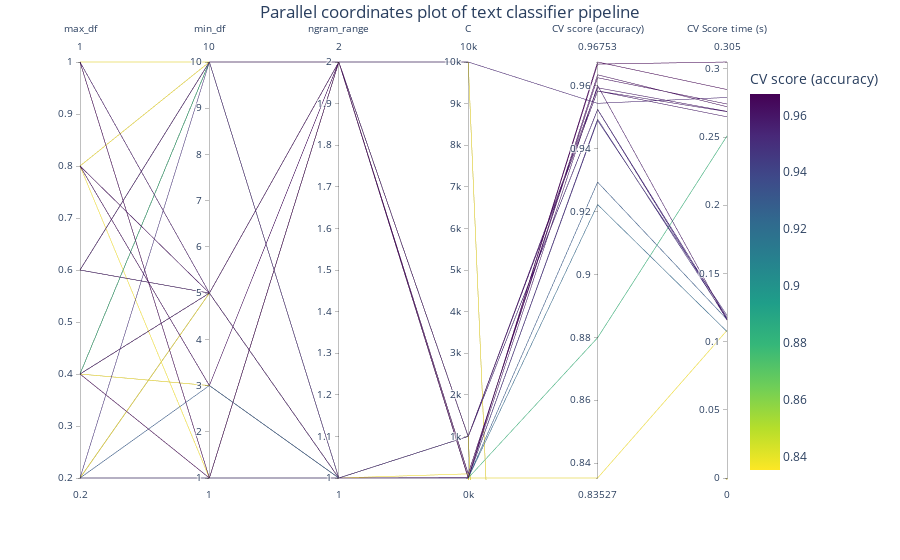

The cell this chart's notebook holds for it:
### Code cell
import math

column_results = param_names + ["mean_test_score", "mean_score_time"]

transform_funcs = dict.fromkeys(column_results, lambda x: x)

transform_funcs["ngram_range"] = lambda x: x[1]

fig = px.parallel_coordinates(
    cv_results[column_results].apply(transform_funcs),
    color="mean_test_score",
    color_continuous_scale=px.colors.sequential.Viridis_r,
    labels=labels,
)
fig.update_layout(
    title={
        "text": "Parallel coordinates plot of text classifier pipeline",
        "y": 0.99,
        "x": 0.5,
        "xanchor": "center",
        "yanchor": "top",
    }
)
fig

### Figure 1 — Plotly figure (JSON) as saved in the notebook; plotly's stock layout.template omitted (floating-point values rounded to 4 significant figures)
{"data": [{"dimensions": [{"label": "max_df", "values": [0.6, 0.2, 0.2, 0.6, 0.4, 1, 0.6, 0.2, 0.4, 0.2, 0.4, 1, 1, 0.4, 0.4, 0.4, 0.2, 0.8, 0.8, 1, 0.6, 0.4, 0.4, 0.6, 0.6, 0.6, 0.8, 0.4, 0.4, 0.8, 0.4, 0.8, 0.8, 0.2, 0.2, 0.8, 0.2, 0.6, 1, 0.6]}, {"label": "min_df", "values": [10, 5, 5, 10, 5, 10, 5, 1, 1, 5, 10, 5, 1, 5, 5, 10, 10, 10, 5, 5, 10, 10, 1, 10, 5, 5, 3, 10, 3, 10, 3, 3, 1, 3, 1, 5, 1, 10, 1, 10]}, {"label": "ngram_range", "values": [2, 2, 2, 1, 2, 1, 2, 1, 2, 2, 2, 2, 1, 1, 2, 1, 1, 1, 2, 2, 2, 2, 1, 2, 2, 1, 1, 2, 1, 2, 1, 2, 2, 1, 1, 1, 2, 2, 2, 1]}, {"label": "C", "values": [100, 10000, 0.1, 0.001, 100, 1, 1000, 0.0001, 1, 0.001, 0.01, 100, 1, 10, 10000, 0.0001, 1, 1000, 100, 1000, 0.001, 100, 0.0001, 1000, 100, 1000, 1000, 0.0001, 100, 0.0001, 0.01, 100, 10000, 0.01, 1, 0.1, 0.0001, 1000, 10, 1000]}, {"label": "CV score (accuracy)", "values": [null, null, null, 0.9222, null, null, 0.9583, 0.8353, 0.9675, null, null, null, null, 0.9601, 0.9544, null, 0.9493, null, 0.9625, 0.9593, null, null, null, 0.9583, null, 0.9525, null, 0.8799, null, null, null, 0.9635, null, 0.9293, 0.9489, null, null, null, 0.9669, 0.9524]}, {"label": "CV Score time (s)", "values": [0, 0, 0, 0.1074, 0, 0, 0.2686, 0.1082, 0.2848, 0, 0, 0, 0, 0.1158, 0.279, 0, 0.1168, 0, 0.2742, 0.2688, 0, 0, 0, 0.2648, 0, 0.1176, 0, 0.2508, 0, 0, 0, 0.2722, 0, 0.1162, 0.1192, 0, 0, 0, 0.305, 0.116]}], "domain": {"x": [0, 1], "y": [0, 1]}, "line": {"color": [null, null, null, 0.9222, null, null, 0.9583, 0.8353, 0.9675, null, null, null, null, 0.9601, 0.9544, null, 0.9493, null, 0.9625, 0.9593, null, null, null, 0.9583, null, 0.9525, null, 0.8799, null, null, null, 0.9635, null, 0.9293, 0.9489, null, null, null, 0.9669, 0.9524], "coloraxis": "coloraxis"}, "name": "", "type": "parcoords"}], "layout": {"coloraxis": {"colorbar": {"title": {"text": "CV score (accuracy)"}}, "colorscale": [[0, "#fde725"], [0.1111, "#b5de2b"], [0.2222, "#6ece58"], [0.3333, "#35b779"], [0.4444, "#1f9e89"], [0.5556, "#26828e"], [0.6667, "#31688e"], [0.7778, "#3e4989"], [0.8889, "#482878"], [1, "#440154"]]}, "legend": {"tracegroupgap": 0}, "margin": {"t": 60}, "title": {"text": "Parallel coordinates plot of text classifier pipeline", "x": 0.5, "xanchor": "center", "y": 0.99, "yanchor": "top"}}}
